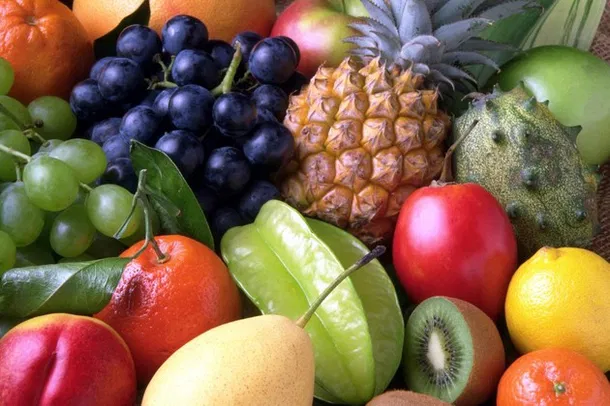
#> input picture images/frutas.png, 610 x 406 px
$ python hsv_colormap.py
#> lines starting #> are read from the running program, lines starting #| are printed output that depends on the picture
"""
Visão Computacional — Visualização do Espaço de Cor HSV
Exibe os três canais H, S, V da imagem frutas.png
e demonstra como o Hue representa a cor pura.
"""

import os
import cv2
import matplotlib.pyplot as plt

PATH = os.path.normpath(os.path.join(os.path.dirname(__file__), '../images/frutas.png'))

# ── Carregamento e conversão ──────────────────────────────────────────────────────
imagem_bgr = cv2.imread(PATH)
#> imagem_bgr is the input picture: shape (406, 610, 3); mean B, G, R 74.2, 102.2, 132.2
if imagem_bgr is None:
    raise FileNotFoundError(f'Imagem não encontrada: {PATH}')

# Conversão BGR → RGB para exibir corretamente com matplotlib
imagem_rgb = cv2.cvtColor(imagem_bgr, cv2.COLOR_BGR2RGB)

# Conversão BGR → HSV:
# H (Hue/Matiz): 0-179 no OpenCV (360° / 2 para caber em 8 bits)
# S (Saturation/Saturação): 0=cinza puro, 255=cor pura e viva
# V (Value/Brilho): 0=preto absoluto, 255=brilho máximo
# Vantagem: H é INDEPENDENTE de brilho e saturação → ideal para segmentar por cor
imagem_hsv = cv2.cvtColor(imagem_bgr, cv2.COLOR_BGR2HSV)
#> imagem_hsv: shape (406, 610, 3); mean H, S, V 54.9, 137.6, 141.2

# cv2.split(): separa os 3 canais em arrays individuais de 1 canal cada
h, s, v = cv2.split(imagem_hsv)
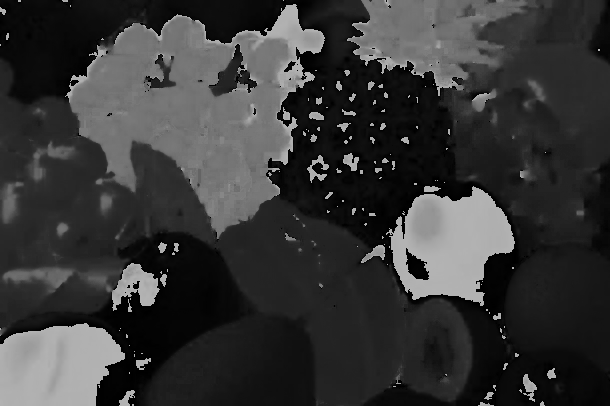
#> h: shape (406, 610); min 0, max 179, mean 54.9
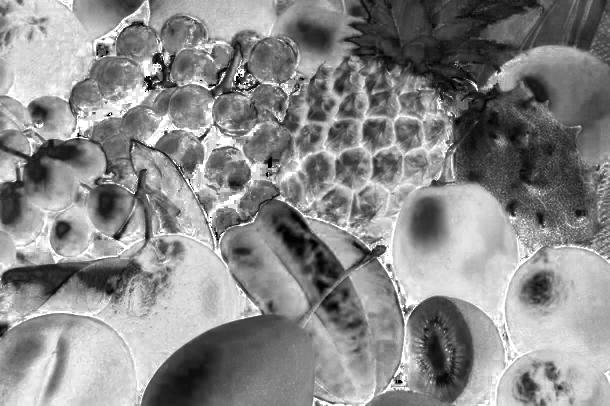
#> s: shape (406, 610); min 0, max 255, mean 137.6
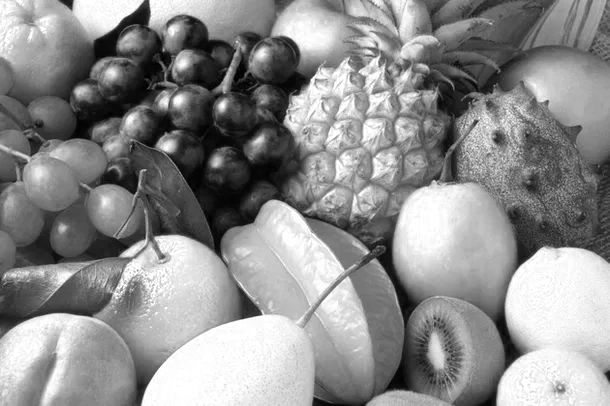
#> v: shape (406, 610); min 0, max 255, mean 141.2

# ── Exibição ──────────────────────────────────────────────────────────────────
fig, axes = plt.subplots(2, 2, figsize=(12, 10))
fig.suptitle('Espaço de Cor HSV — Frutas', fontsize=13)

axes[0, 0].imshow(imagem_rgb)
axes[0, 0].set_title('Imagem Original (RGB)'); axes[0, 0].axis('off')

axes[0, 1].imshow(h, cmap='hsv')
axes[0, 1].set_title('H — Matiz (Hue)\n0-179 no OpenCV'); axes[0, 1].axis('off')

axes[1, 0].imshow(s, cmap='gray')
axes[1, 0].set_title('S — Saturação\n0=cinza, 255=cor pura'); axes[1, 0].axis('off')

axes[1, 1].imshow(v, cmap='gray')
axes[1, 1].set_title('V — Valor (Brilho)\n0=preto, 255=máximo'); axes[1, 1].axis('off')

plt.tight_layout()
plt.show()
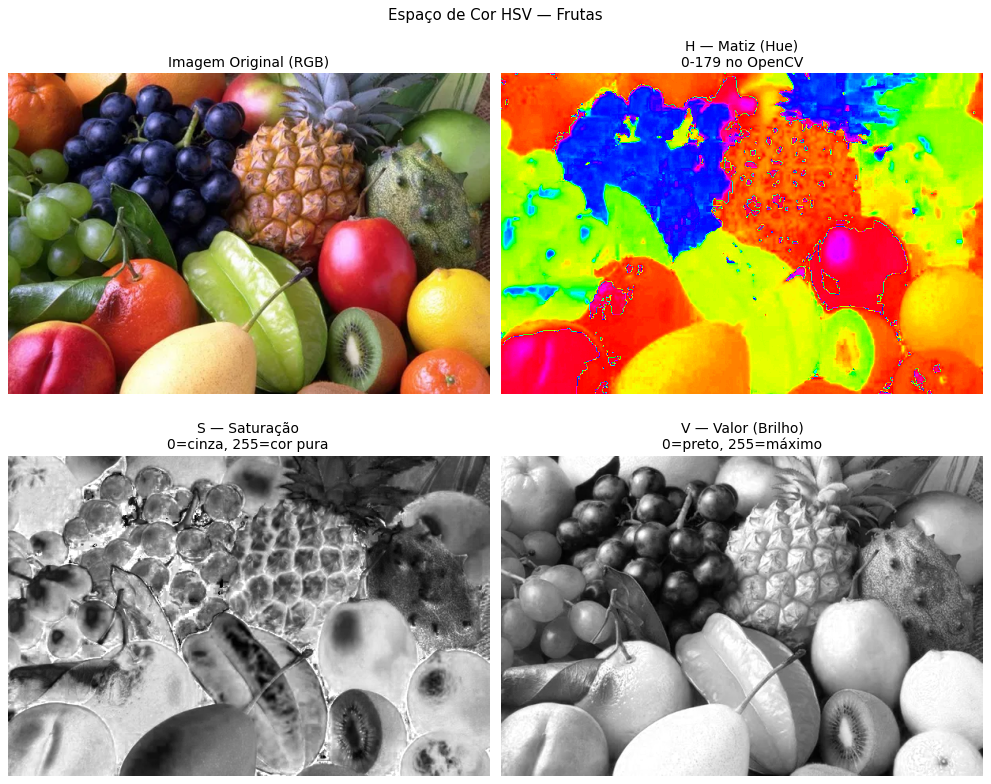
#> figure drawn by matplotlib, 4 panels

print('Faixas de Hue no OpenCV (0-179):')
print('  Vermelho : 0-10  e  165-179')
print('  Laranja  : 11-25')
print('  Amarelo  : 26-34')
print('  Verde    : 35-85')
print('  Ciano    : 86-99')
print('  Azul     : 100-130')
print('  Roxo/Rosa: 131-164')

$ run again, with images/astros.png copied over images/frutas.png
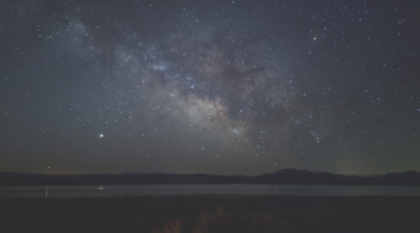
#> input picture images/astros.png, 420 x 233 px
#> imagem_bgr is the input picture: shape (233, 420, 3); mean B, G, R 74.9, 68.6, 65.9
#> imagem_hsv: shape (233, 420, 3); mean H, S, V 105.6, 30.1, 75.2
#> `h, s, v = cv2.split(imagem_hsv)`:
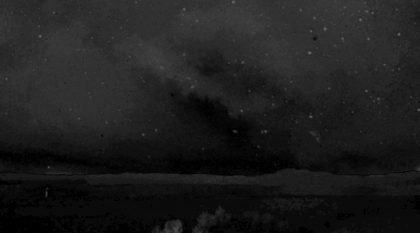
#> s: shape (233, 420); min 0, max 106, mean 30.1
#> `plt.show()`:
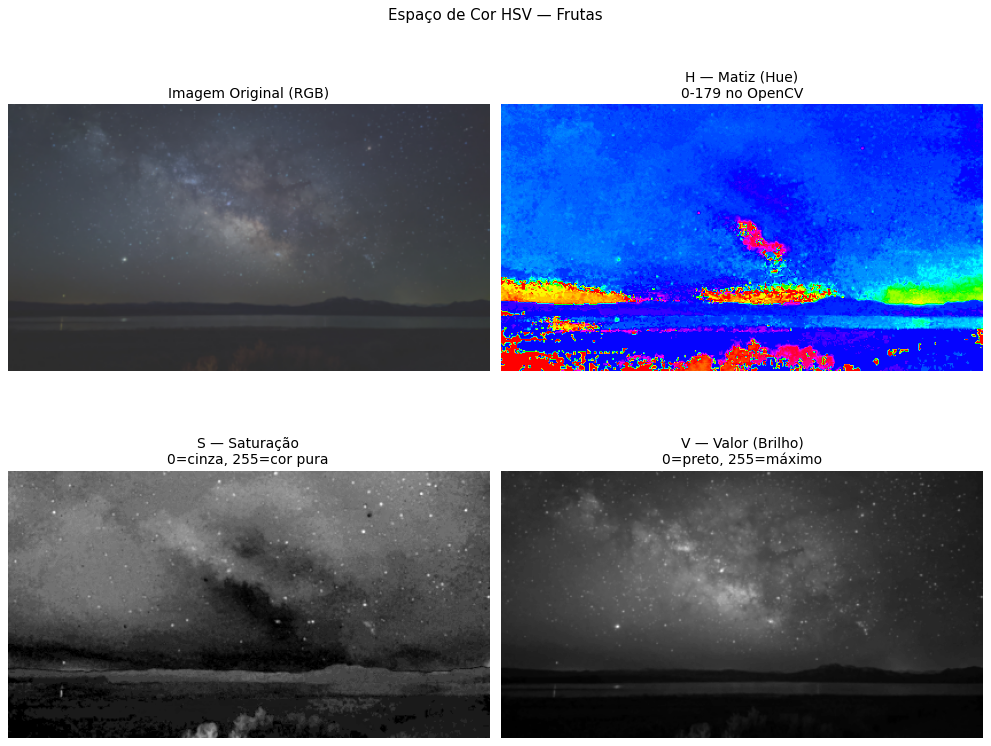
#> figure drawn by matplotlib, 4 panels
